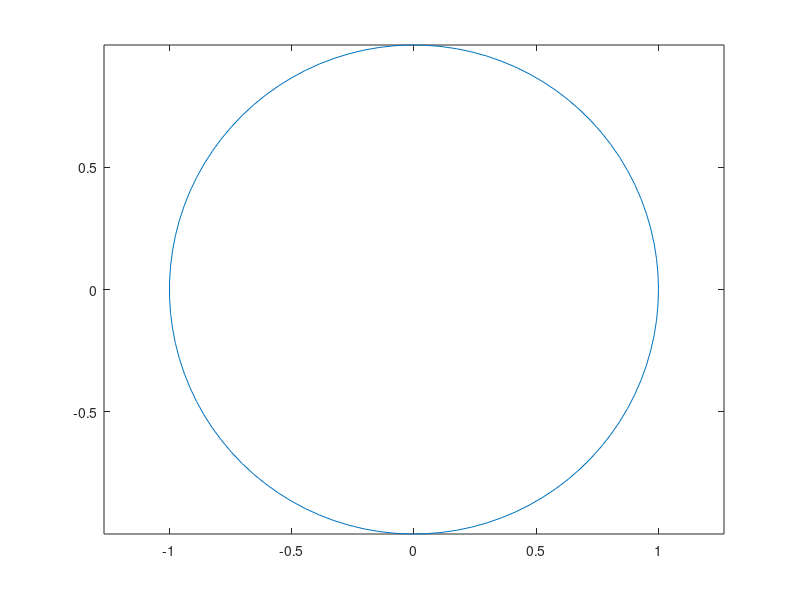

Recreate this plot in MATLAB.
format compact                    % tightens loose format
format long e                     % makes numerical output in double precision
theta = linspace(0,2*pi,100);     % create vector theta
x = cos(theta);                   % generate x-coordinate
y = sin(theta);                   % generate y-coordinate
plot(x,y);                        % plot circle
axis('equal');                    % set equal scale on axes per pixel
% title('Circle of unit radius')    % put title
% c=2*pi                            % prints out 2*pi value